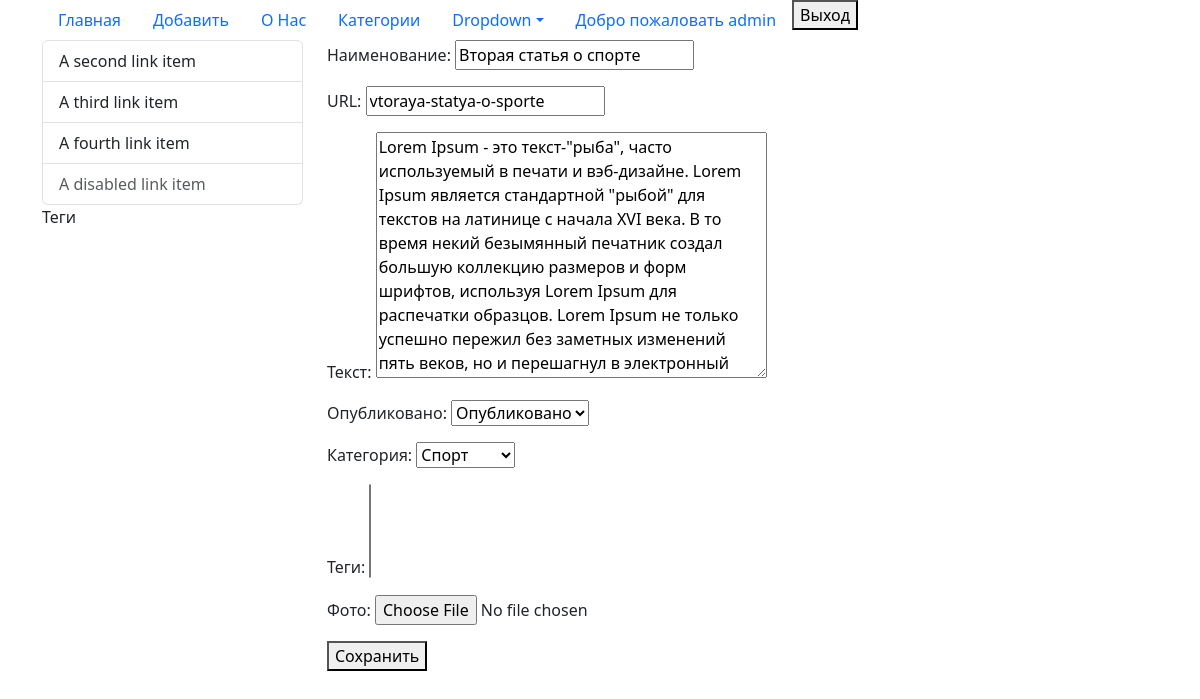
/edit_post/vtoraya-statya-o-sporte/ (signed in), run on an earlier commit of the app's database.
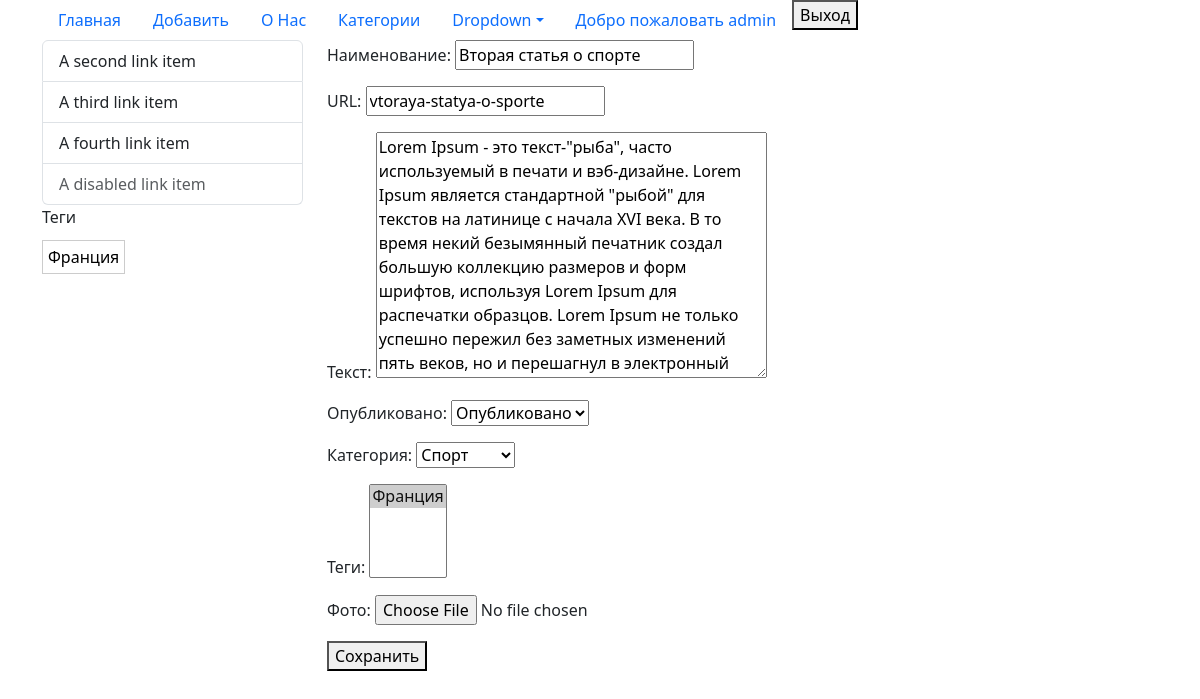
And on a later commit of the database.
### blog/models.py (models this page shows)
class PostTags(models.Model):
    tag = models.CharField(max_length=100, db_index=True, verbose_name='Тег')
    slug = models.SlugField(max_length=150, db_index=True, unique=True)
    class Meta:
        verbose_name = 'Тег'
        verbose_name_plural = 'Теги'
    def get_absolute_url(self):
        return reverse('tag', kwargs={'slug': self.slug})
    def __str__(self):
        return self.tag

### blog/views.py (the view)
# urls.py: path('edit_post/<slug:slug>/', PostEditPage.as_view(), name='edit_post'),
class PostEditPage(LoginRequiredMixin, UpdateView):
    model = Post
    fields = '__all__'
    template_name = 'blog/add_post.html'
    success_url = reverse_lazy('index')
    extra_context = {
        'title': 'Редактирование страницы'
    }

### blog/models.py (called while the page is built)
    def get_absolute_url(self):
        return reverse('cat', kwargs={'slug': self.slug})

    def __str__(self):
        return self.title

### blog/templatetags/blog_tags.py (called while the page is built)
@register.simple_tag()
def get_category():
    return Category.objects.all()

@register.simple_tag()
def get_tags():
    return PostTags.objects.all()

### blog/templates/blog/add_post.html (shortened to what this page needs)
{% extends 'base.html' %}
{% block content %}
    <form action="" method="post" enctype="multipart/form-data">
        {{ form.as_p }}
    <button type="submit">Сохранить</button>
    </form>
{% endblock %}

### templates/base.html (shortened to what this page needs)
{% load static %}
{% load blog_tags %}
{% load cache %}
<!doctype html>
<html lang="ru">
<head>
    <link href="https://cdn.jsdelivr.net/npm/bootstrap@5.3.7/dist/css/bootstrap.min.css" rel="stylesheet"
>
    <link rel="stylesheet" href="{% static 'users/css/style.css' %}">
    <link rel="stylesheet" href="{% static 'blog/css/style.css' %}">
</head>
<body>
<header class="header">
    <div class="header_menu">
        <div class="container">
            <ul class="nav nav-pills">
                <li class="nav-item">
                    <a class="nav-link" aria-current="page" href="{% url 'index' %}">Главная</a>
                </li>
                <li class="nav-item">
                    <a class="nav-link" aria-current="page" href="{% url 'add_post' %}">Добавить</a>
                </li>
                <li class="nav-item">
                    <a class="nav-link" aria-current="page" href="{% url 'about' %}">О Нас</a>
                </li>
                <li class="nav-item">
                    <a class="nav-link" aria-current="page" href="{% url 'category' %}">Категории</a>
                </li>
                <li class="nav-item dropdown">
                    <a class="nav-link dropdown-toggle" data-bs-toggle="dropdown" href="#" role="button"
                       aria-expanded="false">Dropdown</a>
                        {% get_category as nav_categories %}
                </li>
                {% if user.is_authenticated %}
                    <li class="nav_item"><a class="nav-link" href="{% url 'profile' %}">Добро
                        пожаловать {{ user.username }}</a></li>
                    <li class="nav_item">
                        <form action="{% url 'logout' %}" method="post">
                            <button class="logout" type="submit">Выход</button>
                        </form>
                    </li>
                {% else %}
                    <li><a class="nav_item" href="{% url 'login' %}">Вход</a> | <a href="{% url 'register' %}">Регистрация</a>
                    </li>
                {% endif %}
            </ul>
        </div>
    </div>
</header>
<content class="content">
    <div class="container">
        <div class="row">
            <div class="sidebar col-md-3">
                <div class="list-group">
                    <a href="#" class="list-group-item list-group-item-action">A second link item</a>
                    <a href="#" class="list-group-item list-group-item-action">A third link item</a>
                    <a href="#" class="list-group-item list-group-item-action">A fourth link item</a>
                    <a href="#" class="list-group-item list-group-item-action disabled" aria-disabled="true">A disabled
                        link item</a>
                </div>
                {% get_tags as tags %}
                <p>Теги</p>
                <div class="tags">
                    {% for tag in tags %}
                        <a class="tag" href="{{ tag.get_absolute_url }}">{{ tag }}</a>
                    {% endfor %}
                </div>
            </div>
            <div class="main col-md-9">
                {% block content %}{% endblock %}
            </div>
        </div>
    </div>
</content>
</body>
</html>

What changed in the data, as far as the page shows it:
added PostTags: tag "Франция"
Also different on the page:
form field tags: (not shown) → "Франция ☑"
